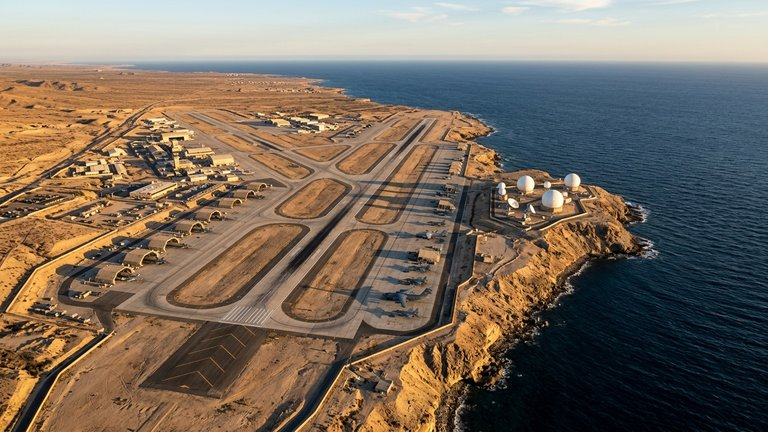
#> input picture game/assets/ui/maps/thumb_test.jpg, 768 x 432 px
$ python resize_art.py -i ../game/assets/ui/maps/thumb_test.jpg -o out.png -W 100 -H 100
#> lines starting #> are read from the running program, lines starting #| are printed output that depends on the picture
#!/usr/bin/env python3
"""
resize_art.py - Resize and compress game art assets for Knight Wings.
Handles JPG (q85) for photos/cards/backgrounds and PNG (RGBA) for transparent sprites/icons/HUD.
"""

import argparse
from collections import deque
import os
import sys
import numpy as np
from PIL import Image, ImageOps

# [81 lines left out: function key_out_background, not called in this run]

def resize_image(
    input_path: str,
    output_path: str,
    target_width: int,
    target_height: int,
    fmt: str = None,
    mode: str = "crop",  # "crop" (aspect fill & center crop), "contain" (aspect fit), "stretch"
    quality: int = 85,
    key_color: str = "none" # "none", "auto", "white", "green"
) -> None:
    """Resize an image to target dimensions and save with optimal compression."""
#> called with input_path = '../game/assets/ui/maps/thumb_test.jpg', output_path = 'out.png', target_width = 100, target_height = 100, mode = 'crop', quality = 85, key_color = 'none'
    os.makedirs(os.path.dirname(os.path.abspath(output_path)), exist_ok=True)

    with Image.open(input_path) as raw_img:
#> raw_img is the input picture: PIL image 768x432 RGB; mean R, G, B 121, 107.9, 94.4
        if key_color != "none":
            img = key_out_background(raw_img, key_color=key_color)
        else:
            img = raw_img.copy()

        target_size = (target_width, target_height)

        # Determine format if not specified
        if not fmt:
            ext = os.path.splitext(output_path)[1].lower()
            if ext in [".jpg", ".jpeg"]:
                fmt = "JPEG"
            elif ext == ".png":
                fmt = "PNG"
            else:
                fmt = "JPEG"

        if mode == "crop":
            # Aspect fill and center crop to exact dimensions
            if fmt == "JPEG" and img.mode in ("RGBA", "LA", "P"):
                # Convert to RGB with black background if transparent
                bg = Image.new("RGB", img.size, (10, 15, 25))
                if img.mode == "RGBA":
                    bg.paste(img, mask=img.split()[3])
                else:
                    bg.paste(img.convert("RGBA"))
                img = bg
            elif fmt == "PNG" and img.mode != "RGBA":
                img = img.convert("RGBA")

            resized = ImageOps.fit(img, target_size, method=Image.Resampling.LANCZOS, centering=(0.5, 0.5))
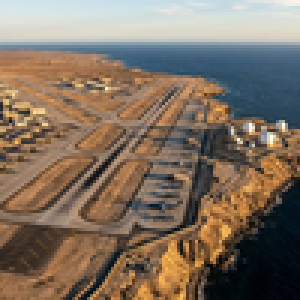
#> resized: PIL image 100x100 RGBA (shown 3 times larger); mean R, G, B, A 127.9, 112.1, 96.9, 255
        elif mode == "contain":
            # Fit inside box maintaining aspect ratio, transparent or black padding
            img_ratio = img.width / img.height
            target_ratio = target_width / target_height

            if img_ratio > target_ratio:
                new_w = target_width
                new_h = int(target_width / img_ratio)
            else:
                new_h = target_height
                new_w = int(target_height * img_ratio)

            temp = img.resize((new_w, new_h), Image.Resampling.LANCZOS)

            if fmt == "PNG":
                resized = Image.new("RGBA", target_size, (0, 0, 0, 0))
                paste_x = (target_width - new_w) // 2
                paste_y = (target_height - new_h) // 2
                resized.paste(temp, (paste_x, paste_y), temp if temp.mode == "RGBA" else None)
            else:
                resized = Image.new("RGB", target_size, (10, 15, 25))
                paste_x = (target_width - new_w) // 2
                paste_y = (target_height - new_h) // 2
                resized.paste(temp, (paste_x, paste_y))
        else: # stretch
            if fmt == "JPEG" and img.mode != "RGB":
                img = img.convert("RGB")
            elif fmt == "PNG" and img.mode != "RGBA":
                img = img.convert("RGBA")
            resized = img.resize(target_size, Image.Resampling.LANCZOS)

        if fmt == "JPEG":
            if resized.mode != "RGB":
                resized = resized.convert("RGB")
            resized.save(output_path, "JPEG", quality=quality, optimize=True, progressive=True)
        elif fmt == "PNG":
            if resized.mode != "RGBA":
                resized = resized.convert("RGBA")
            resized.save(output_path, "PNG", optimize=True)

        print(f"Processed: {input_path} -> {output_path} ({target_width}x{target_height}, {fmt})")


def main():
    parser = argparse.ArgumentParser(description="Resize and compress game art assets.")
    parser.add_argument("--input", "-i", required=True, help="Input image path")
    parser.add_argument("--output", "-o", required=True, help="Output image path")
    parser.add_argument("--width", "-W", type=int, required=True, help="Target width")
    parser.add_argument("--height", "-H", type=int, required=True, help="Target height")
    parser.add_argument("--mode", "-m", choices=["crop", "contain", "stretch"], default="crop", help="Fitting mode")
    parser.add_argument("--quality", "-q", type=int, default=85, help="JPEG quality (default 85)")
    parser.add_argument("--key", "-k", choices=["none", "auto", "white", "green"], default="none", help="Key out solid background")
    args = parser.parse_args()

    resize_image(args.input, args.output, args.width, args.height, mode=args.mode, quality=args.quality, key_color=args.key)


if __name__ == "__main__":
    main()

$ run again, on game/assets/ui/maps/thumb_gibraltar.jpg
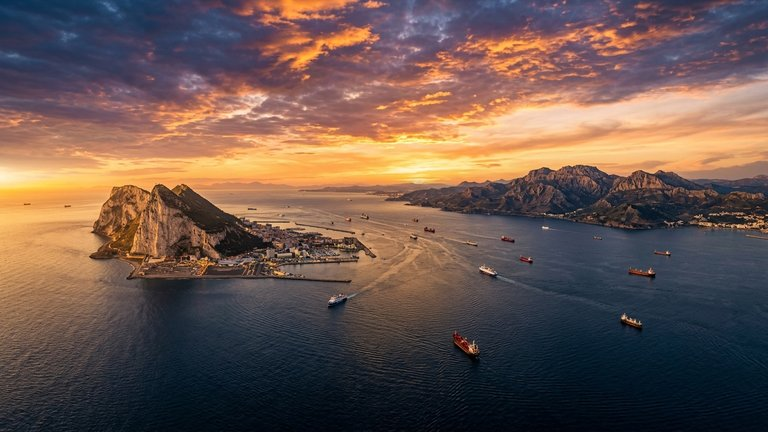
#> input picture game/assets/ui/maps/thumb_gibraltar.jpg, 768 x 432 px
#> in resize_image, raw_img is the input picture: PIL image 768x432 RGB; mean R, G, B 107, 86.3, 78.7
#> in resize_image, `resized = ImageOps.fit(img, target_size, method=Image.Resampling.LANCZ..`:
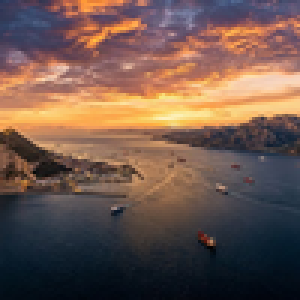
#> resized: PIL image 100x100 RGBA (shown 3 times larger); mean R, G, B, A 110.8, 87, 77.5, 255
